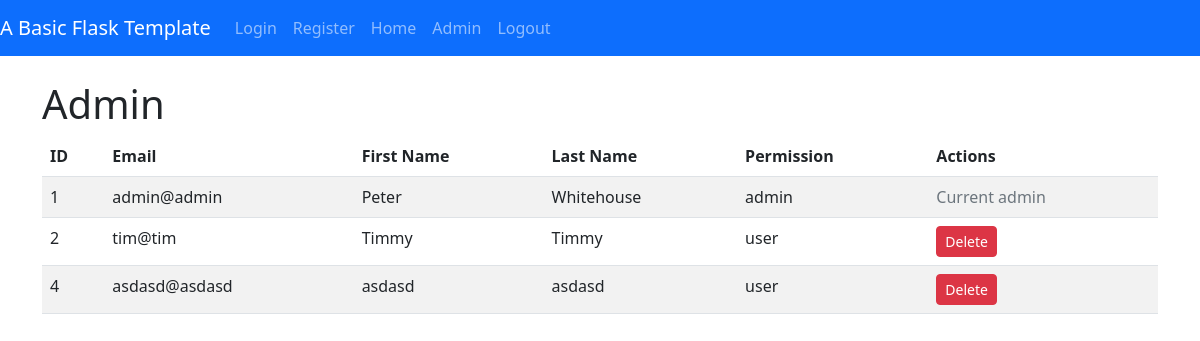
The page /admin (signed in) on the database its author committed.
### tables this page shows
CREATE TABLE users (
   userid INTEGER PRIMARY KEY AUTOINCREMENT NOT NULL,
   firstname TEXT NOT NULL,
   lastname TEXT NOT NULL,
   password TEXT NOT NULL,
   email TEXT NOT NULL,
   permission TEXT DEFAULT 'user' CHECK (permission in ('user','admin')),
   lastaccess DATE DEFAULT (datetime('now','localtime')),
   status TEXT NULL,
   profilepicture TEXT NULL
);

### app.py (the view)
@app.route('/admin')
def admin():
    app.logger.info("admin")
    if 'permission' in session:
        if session['permission'] == 'admin':
            results = DATABASE.ViewQuery('SELECT * FROM users')
            return render_template('admin.html', users=results)
    flash("You do not have permission to access this page.")
    return redirect('/home')

### interfaces/databaseinterface.py (called while the page is built)
    def connect(self):
        connection = sqlite3.connect(self.location)
        connection.row_factory = sqlite3.Row #configures database queries to return a list of dictionaries (each row/record) [{"field1":value1,"field2":value2...},{etc},{} ]
        return connection

    def ViewQuery(self, query, params=None):
        connection = self.connect()
        result = None
        try:
            if params:
                cursor = connection.execute(query, params)
            else:
                cursor = connection.execute(query)
            result = cursor.fetchall() #returns a list of dictionaries
        except (sqlite3.OperationalError, sqlite3.Warning, sqlite3.Error) as e:
            self.logger.error("DATABASE ERROR: %s" % e)
            self.logger.error(query)
        connection.close()
        if result:
            return ([dict(row) for row in result]) #a list of dictionaries
        else:
            return False

### templates/admin.html
{% extends "layout.html" %}
{% block content %}
    <h1>Admin</h1>
    <table class="table table-striped">
        <thead>
            <tr>
                <th scope="col">ID</th>
                <th scope="col">Email</th>
                <th scope="col">First Name</th>
                <th scope="col">Last Name</th>
                <th scope="col">Permission</th>
                <th scope="col">Actions</th>
            </tr>
        </thead>
        <tbody>
            {% for user in users %}
                <tr>
                    <td>{{ user['userid'] }}</td>
                    <td>{{ user['email'] }}</td>
                    <td>{{ user['firstname'] }}</td>
                    <td>{{ user['lastname'] }}</td>
                    <td>{{ user['permission'] }}</td>
                    <td>
                        {% if user['userid'] != session['userid'] %}
                            <form action="{{ url_for('delete_user', userid=user['userid']) }}" method="POST" onsubmit="return confirm('Delete this user?');">
                                <button type="submit" class="btn btn-danger btn-sm">Delete</button>
                            </form>
                        {% else %}
                            <span class="text-muted">Current admin</span>
                        {% endif %}
                    </td>
                </tr>
            {% endfor %}
        </tbody>
{% endblock %}

### templates/layout.html (shortened to what this page needs)
<!DOCTYPE html>
<html lang="en">
<head>
    <link rel="stylesheet" href="https://cdn.jsdelivr.net/npm/bootstrap@5.2.3/dist/css/bootstrap.min.css">
    <link rel="stylesheet" href="/static/css/custom.css">
</head>
<body style="font-size:16px;">
    <nav class="navbar navbar-expand-lg navbar navbar-dark bg-primary">
            <a href="/" class="navbar-brand">A Basic Flask Template</a>
            <div class="collapse navbar-collapse" id="navbarCollapse2">
                <div class="navbar-nav">
                    <a href="/" class="nav-item nav-link">Login</a>
                    <a href="/register" class="nav-item nav-link">Register</a>
                    {% if 'userid' in session %}
                        <a href="/home" class="nav-item nav-link">Home</a>
                        {% if session['permission'] == 'admin' %}
                            <a href="/admin" class="nav-item nav-link">Admin</a>
                        {% endif %}
                        <a href="/logout" class="nav-item nav-link">Logout</a>
                    {% endif %}
                </div>
            </div>
        </nav><br>
    <div class="container">
        {% block content %}
        {% endblock %}
    </div>
</body>
</html>

### rows shown on the page
users: userid "1", email "admin@admin", firstname "Peter", lastname "Whitehouse", permission "admin", shows "Current admin"
users: userid "2", email "tim@tim", firstname "Timmy", lastname "Timmy", permission "user"
users: userid "4", email "asdasd@asdasd", firstname "asdasd", lastname "asdasd", permission "user"
